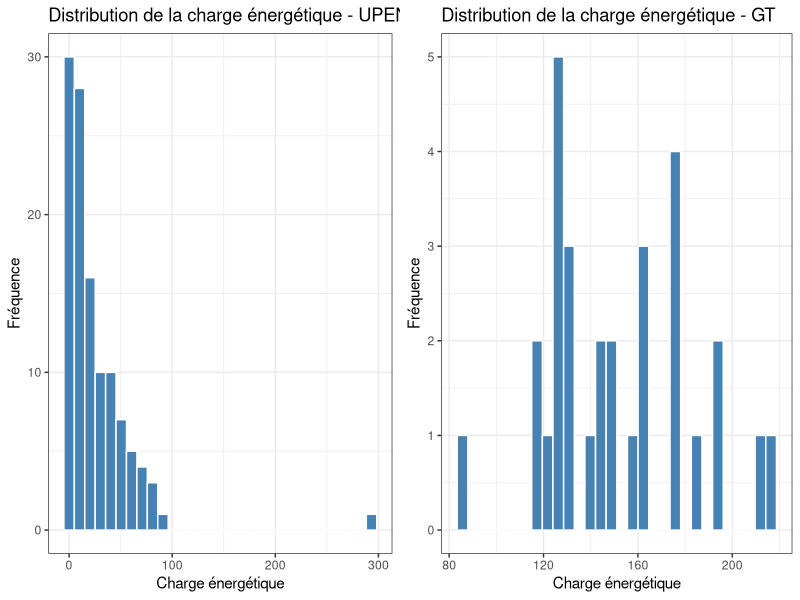
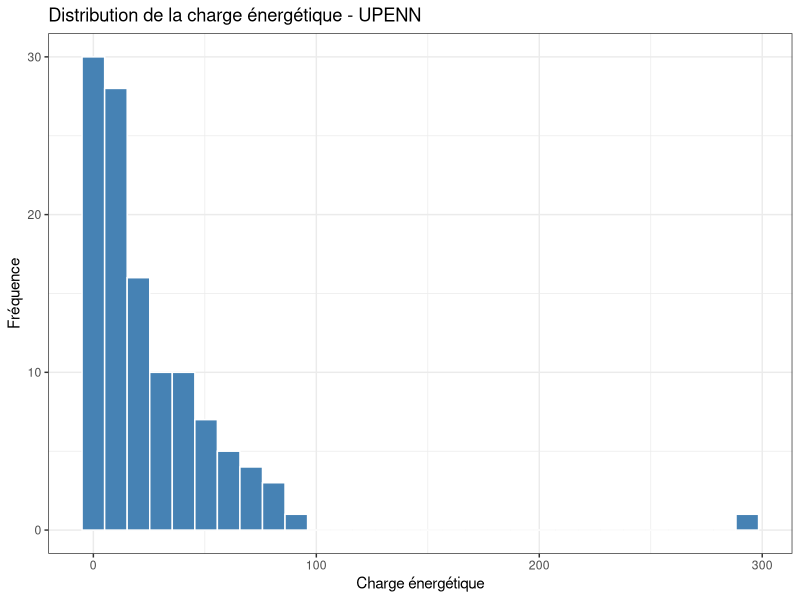
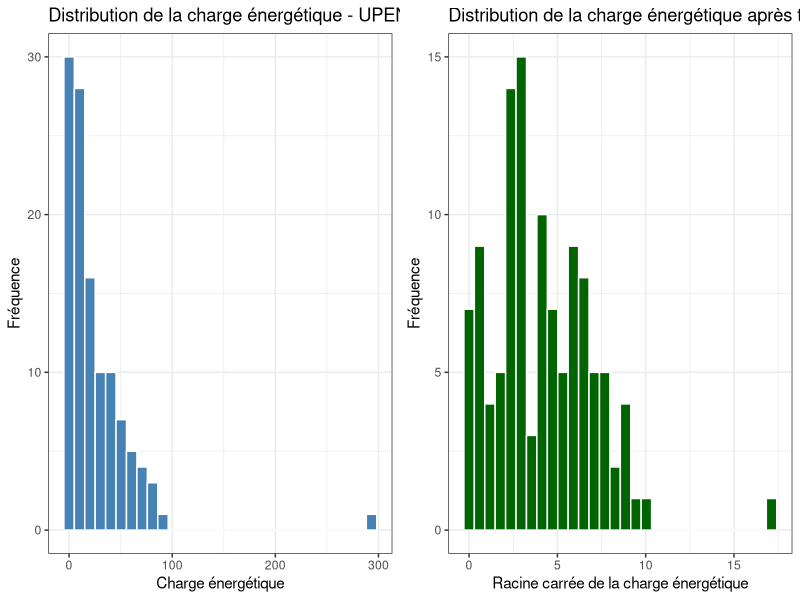
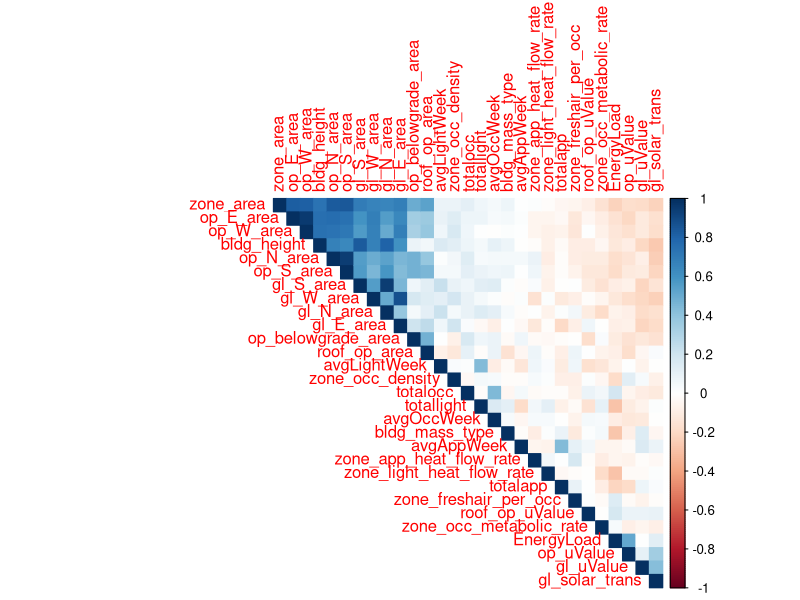
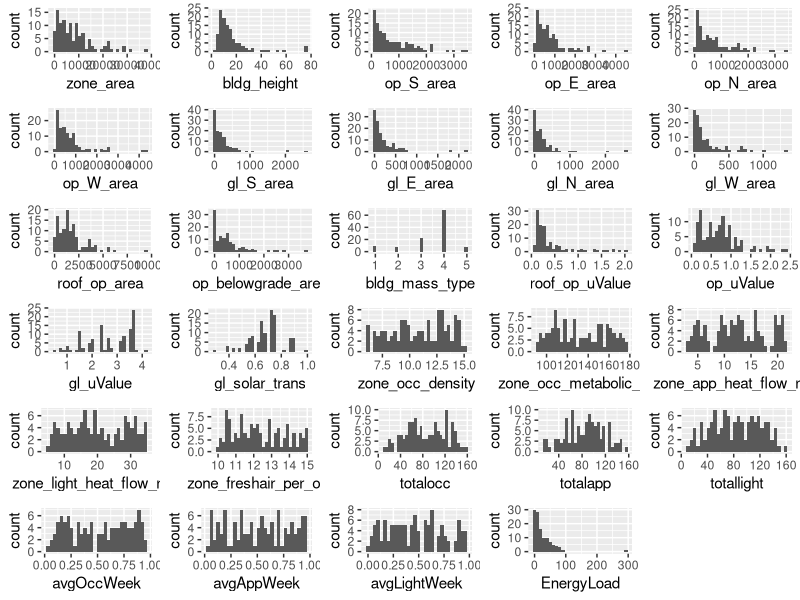
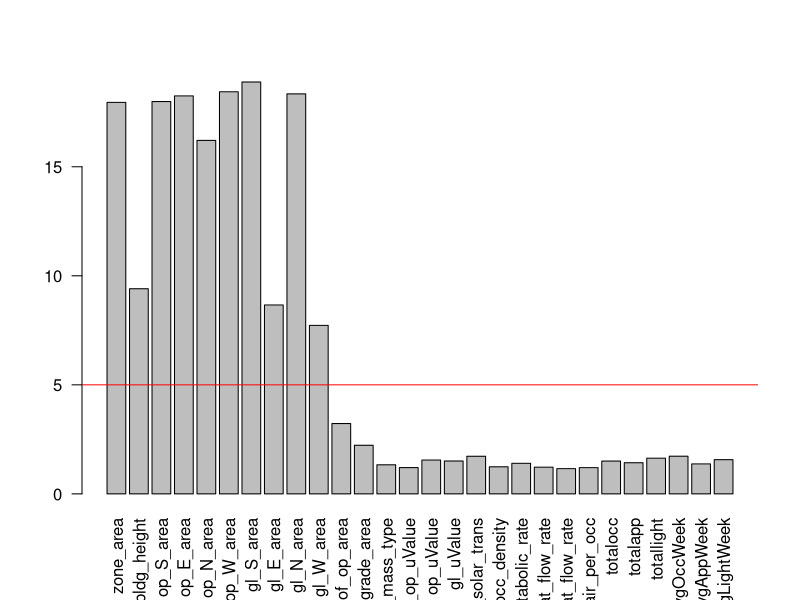
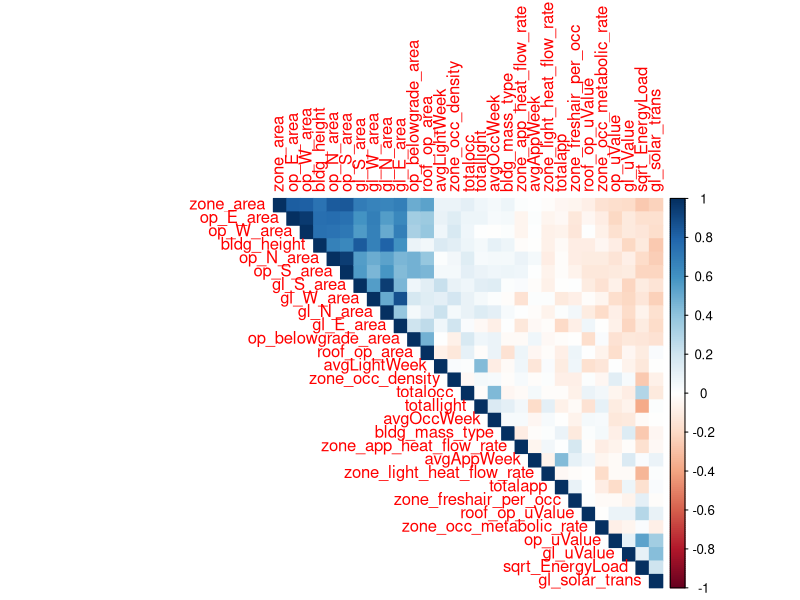
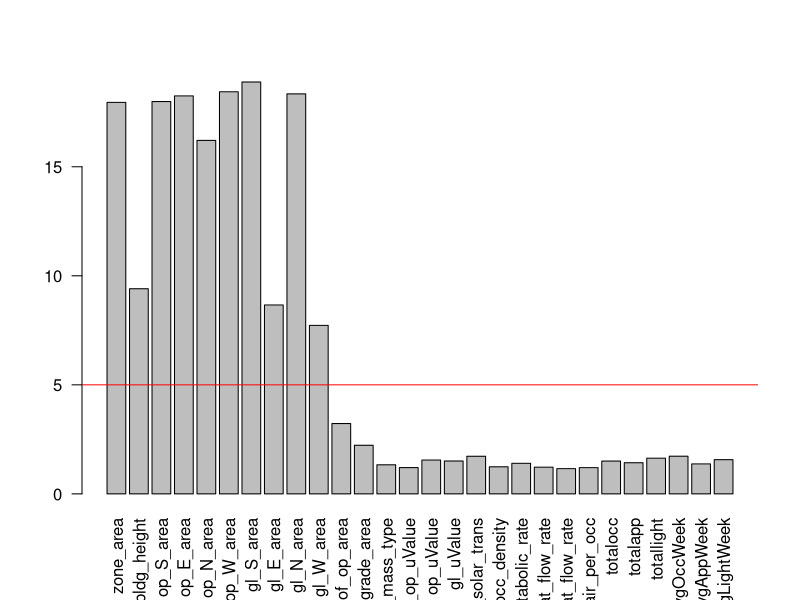

Here is the R script that generated these plots, in order: (Note: this script raises an error after producing the figures.)
## ---- chunk 1
library(tidyverse)
library(gridExtra)
library(pls)
library(car)
## ---- chunk 2
upenn <- read_tsv("UPENN.txt")
gt <- read_tsv("GT.txt")
## ---- chunk 3
upenn <- upenn |> 
  mutate(EnergyLoad = HeatTotal + CoolTotal)

gt <- gt |> 
   mutate(EnergyLoad = HeatTotal + CoolTotal)
## ---- chunk 4
colonnes_supprimees <- c("ID", "HeatTotal", "CoolTotal", "HeatJan", "CoolJuly")

Upenn_x <- upenn |> 
  dplyr::select(-any_of(colonnes_supprimees))

Gt_x <- gt |> 
  dplyr::select(-any_of(colonnes_supprimees))
## ---- chunk 5
str(Upenn_x)
summary(Upenn_x$EnergyLoad)
## ---- chunk 6
# UPENN

graph_upenn <- Upenn_x |> 
  ggplot() +
  aes(x = EnergyLoad) +
  geom_histogram(bins = 30, fill = "steelblue", color = "white") +
  labs(
    title = "Distribution de la charge énergétique - UPENN",
    x = "Charge énergétique",
    y = "Fréquence"
  ) +
  theme_bw()


# GT

graph_gt <- Gt_x |> 
  ggplot() +
  aes(x = EnergyLoad) +
  geom_histogram(bins = 30, fill = "steelblue", color = "white") +
  labs(
    title = "Distribution de la charge énergétique - GT",
    x = "Charge énergétique",
    y = "Fréquence"
  ) +
  theme_bw()

grid.arrange(graph_upenn, graph_gt, ncol = 2)
## ---- chunk 7
# UPENN

Upenn_x2 <- Upenn_x |> 
  mutate(sqrt_EnergyLoad = sqrt(EnergyLoad)) |> 
  dplyr::select(-EnergyLoad)


# GT

Gt_x2 <- Gt_x |> 
  mutate(sqrt_EnergyLoad = sqrt(EnergyLoad)) |> 
  dplyr::select(-EnergyLoad)
## ---- chunk 8
# Y originale

graph_upenn


# Y transformée en racine carrée

graph_sqrt_upenn <- Upenn_x2 |> 
  ggplot() +
  aes(x = sqrt_EnergyLoad) +
  geom_histogram(bins = 30, fill = "darkgreen", color = "white") +
  labs(
    title = "Distribution de la charge énergétique après transformation en racine carrée - UPENN",
    x = "Racine carrée de la charge énergétique",
    y = "Fréquence"
  ) +
  theme_bw()


grid.arrange(graph_upenn, graph_sqrt_upenn, ncol = 2)
## ---- chunk 9
shapiro.test(Upenn_x$EnergyLoad)
shapiro.test(Upenn_x2$sqrt_EnergyLoad)
## ---- chunk 10
# Y : EnergyLoad
Train <- Upenn_x
Test <- Gt_x
## ---- chunk 11
# Y : sqrt_EnergyLoad
Train2 <- Upenn_x2
Test2 <- Gt_x2
## ---- chunk 12
str(Train2)
str(Test2)
## ---- chunk 13
# matrice des correlations
corrplot::corrplot(
  cor(Train),
  method = "color", 
  type = "upper", 
  order = "FPC"
)
## ---- chunk 14
# distribution des valeurs observes pour les differentes variables
ggp <- list()
for (i in 1:ncol(Train)) {
  ggp[[i]] <- Train |> 
    ggplot() +
    aes(x = .data[[names(Train)[i]]]) +
    geom_histogram()
}
grid.arrange(grobs = ggp, ncol = 5, nrow = 6)
## ---- chunk 15
# Calcul du vif avec la library car

modele_lm <- lm(
  EnergyLoad ~ .,
  data = Train
)

summary(modele_lm)

barplot(vif(modele_lm), las = 2)

abline(h = 5, col = "red")

vif(modele_lm)
## ---- chunk 16
# matrice des correlations
corrplot::corrplot(
  cor(Train2),
  method = "color", 
  type = "upper", 
  order = "FPC"
)
## ---- chunk 17
# distribution des valeurs observes pour les differentes variables
ggp2 <- list()
for (i in 1:ncol(Train2)) {
  ggp[[i]] <- Train2 |> 
    ggplot() +
    aes(x = .data[[names(Train2)[i]]]) +
    geom_histogram()
}
grid.arrange(grobs = ggp2, ncol = 5, nrow = 6)
## ---- chunk 18
# Calcul du vif avec la library car

modele_lm2 <- lm(
  sqrt_EnergyLoad ~ .,
  data = Train2
)

summary(modele_lm2)

barplot(vif(modele_lm2), las = 2)

abline(h = 5, col = "red")

vif(modele_lm2)
## ---- chunk 19
# nb d'individus
n <- nrow(Train)

# nb de variables
p <- ncol(Train) - 1
## ---- chunk 20
set.seed(99)
## PCR
pcrtrain <- pcr(
  EnergyLoad ~ ., 
  data = Train, 
  ncomp = min(n - 1, p),
  validation = "CV",
  scale = TRUE)
# On prend juste l'apprentissage
## ---- chunk 21
summary(pcrtrain)
## ---- chunk 22
pls::R2(pcrtrain, estimate = "all")

validationplot(pcrtrain, val.type = "R2", type = "b", estimate = "all")
legend(
  "bottomright", 
  legend = c("Train", "CV"),
  col = c("black", "red"),
  pch = c(1, 2),
  lty = c(1, 2)
)
## ---- chunk 23
# RMSEP : erreur, utile pour choisir le nb de composantes
pls::RMSEP(pcrtrain)
validationplot(pcrtrain, type = "b", estimate = "all")
legend(
  "topright", 
  legend = c("CV", "adjCV", "Intercept"),
  col = c("black", "red", "green"),
  pch = c(1, 2, 3),
  lty = c(1, 2, 3)
)
## ---- chunk 24
ncp <- selectNcomp(pcrtrain, method = "onesigma")
ncp
## ---- chunk 25
# Prédictions sur le trainset
predtrainpcr <- predict(pcrtrain,type = "response")
#cbind(pcrtrain$fitted.values, predtrainpcr)

# Prédictions sur le testset
predtestpcr <- predict(pcrtrain, newdata = Test, type = "response")
## ---- chunk 26
# r2 on testset (1 - la somme des erreurs)
r2_pcr <- 1 - apply(
  (Test$EnergyLoad - predtestpcr2[, 1, ])^2,
  2,
  sum
) / sum((Test$EnergyLoad - mean(Test$EnergyLoad))^2)

round(r2_pcr, 4)

# r2 on trainset (1 - la somme des erreurs)
r2_pcr <- 1 - apply(
  (Train$EnergyLoad - predtrainpcr2[, 1, ])^2,
  2,
  sum
) / sum((Train$EnergyLoad - mean(Train$EnergyLoad))^2)
round(r2_pcr, 4)
## ---- chunk 27
# Calcul des erreurs en fonction du nombre de composantes
rmsep_pcr <- sqrt(apply(
  (Test$EnergyLoad - predtestpcr[, 1, ])^2,
  2,
  mean
))

# RMSEP de référence (modèle naïf = moyenne de Y_train)
rmsep0 <- sqrt(mean((Test$EnergyLoad - mean(Train$EnergyLoad))^2))

# On ajoute la baseline à gauche du vecteur
rmsep_pcr <- c(rmsep0, rmsep_pcr)
round(rmsep_pcr, 4)

## ---- chunk 28
# nb d'individus
n2 <- nrow(Train2)

# nb de variables
p2 <- ncol(Train2) - 1
## ---- chunk 29
set.seed(99)
## PCR
pcrtrain2 <- pcr(
  sqrt_EnergyLoad ~ ., 
  data = Train2, 
  ncomp = min(n2 - 1, p2),
  validation = "CV",
  scale = TRUE)
# On prend juste l'apprentissage
## ---- chunk 30
summary(pcrtrain2)
## ---- chunk 31
pls::R2(pcrtrain2, estimate = "all")

validationplot(
  pcrtrain2, 
  val.type = "R2", 
  type = "b", 
  estimate = "all"
)
legend(
  "bottomright", 
  legend = c("Train", "CV"),
  col = c("black", "red"),
  pch = c(1, 2),
  lty = c(1, 2)
)
## ---- chunk 32
# RMSEP : erreur, utile pour choisir le nb de composantes
pls::RMSEP(pcrtrain2)
validationplot(
  pcrtrain2, 
  type = "b", 
  estimate = "all"
)
legend(
  "topright", 
  legend = c("CV", "adjCV", "Intercept"),
  col = c("black", "red", "green"),
  pch = c(1, 2, 3),
  lty = c(1, 2, 3)
)
## ---- chunk 33
ncp2 <- selectNcomp(pcrtrain2, method = "onesigma")
ncp2
## ---- chunk 34
# Prédictions sur le trainset
predtrainpcr2 <- predict(
  pcrtrain2, 
  type = "response"
)
#cbind(pcrtrain$fitted.values, predtrainpcr)

# Prédictions sur le testset
predtestpcr2 <- predict(
  pcrtrain2, 
  newdata = Test2, 
  type = "response"
)
## ---- chunk 35
# r2 on testset (1 - la somme des erreurs)
r2_pcr2 <- 1 - apply(
  (Test2$sqrt_EnergyLoad - predtestpcr2[, 1, ])^2,
  2,
  sum
) / sum((Test2$sqrt_EnergyLoad - mean(Test2$sqrt_EnergyLoad))^2)

round(r2_pcr2, 4)

# r2 on trainset (1 - la somme des erreurs)
r2_pcr2 <- 1 - apply(
  (Train2$sqrt_EnergyLoad - predtrainpcr2[, 1, ])^2,
  2,
  sum
) / sum((Train2$sqrt_EnergyLoad - mean(Train2$sqrt_EnergyLoad))^2)

round(r2_pcr2, 4)
## ---- chunk 36
# Calcul des erreurs en fonction du nombre de composantes
rmsep_pcr_2 <- sqrt(apply(
  (Test2$sqrt_EnergyLoad - predtestpcr2[, 1, ])^2,
  2,
  mean
))

# RMSEP de référence (modèle naïf = moyenne de Y_train)
rmsep0_2 <- sqrt(
  mean((Test2$sqrt_EnergyLoad - mean(Train2$sqrt_EnergyLoad))^2)
)

# On ajoute la baseline à gauche du vecteur
rmsep_pcr_2 <- c(rmsep0_2, rmsep_pcr_2)
round(rmsep_pcr_2, 4)
## ---- chunk 37
## PLSR
plstrain<-plsr(lCMEDV~.,data=housdata2[trainset, ],ncomp=min(n-1,p),scale=TRUE)    
# on testset
predtestpls=predict(plstrain,newdata=housdata2[testset, ], type="response")
rmsep_pls=sqrt(apply(  (housdata2[testset, 1]-predtestpls[,1,])^2,2,mean))
rmsep0=sqrt(mean((housdata2[testset, 1]-mean(housdata2[trainset, 1]))^2))
rmsep_pls=c(rmsep0,rmsep_pls)
round(rmsep_pls,4)
## ---- chunk 38

set.seed(99)
## PLS
plsrtrain <- plsr(
  sqrt_EnergyLoad ~ ., 
  data = Train, 
  ncomp = min(n - 1, p),
  validation = "CV",
  scale = TRUE)
# On prend juste l'apprentissage
## ---- chunk 39
summary(plsrtrain)
## ---- chunk 40
# R2 variance expliquée par le modèle sur tout le jeu de données
# Si on prend toutes les composantes on obtient le R2 du modèle lm
# pcr ou pls toutes composantes revient à un modèle lm
pls::R2(plsrtrain, estimate = "all") # tous les résulats associés à un indicateur apprentissage et validation croisé (à la fois sur le train et sur le CV)
summary(lm(sqrt_EnergyLoad ~ ., data = Train))
validationplot(plsrtrain, val.type = "R2", type = "b")



# RMSEP : erreur, utile pour choisir le nb de composantes
pls::RMSEP(plsrtrain)
validationplot(plsrtrain, type = "b", estimate = "all")
## ---- chunk 41
ncp2 <- selectNcomp(plsrtrain, method = "onesigma")
ncp2
## ---- chunk 42
predtrainpls <- predict(plsrtrain,type = "response")

# ✅ Prédictions sur le testset
predtestpls <- predict(plsrtrain, newdata = Test, type = "response")


# ✅ Calcul des erreurs RMSEP en fonction du nombre de composantes
rmsep_pls <- sqrt(apply(
  (Test$sqrt_EnergyLoad - predtestpls[, 1, ])^2,
  2,
  mean
))
dim(predtestpls)

# ✅ RMSEP de référence (moyenne naïve)
rmsep0_pls <- sqrt(mean((Test$sqrt_EnergyLoad - mean(Train$sqrt_EnergyLoad))^2))

# ✅ On ajoute la baseline
rmsep_pls <- c(rmsep0_pls, rmsep_pls)

# ✅ Affichage
round(rmsep_pls, 4)


## ---- chunk 43
# ✅ R² pour chaque nombre de composantes (PLS)
r2_pls <- 1 - apply(
  (Test$sqrt_EnergyLoad - predtestpls[, 1, ])^2,
  2,
  sum
) / sum((Test$sqrt_EnergyLoad - mean(Test$sqrt_EnergyLoad))^2)

# ✅ Affichage
round(r2_pls, 4)
